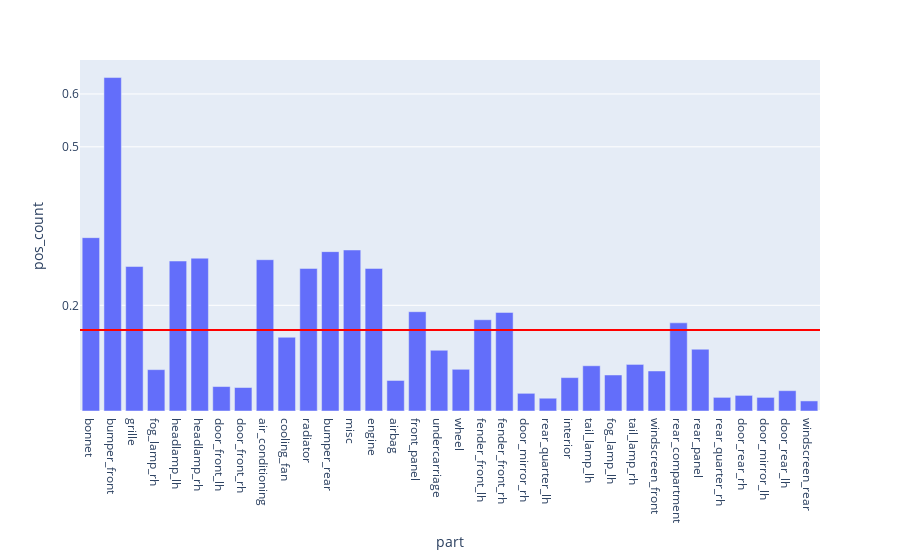

Here is the notebook cell this chart was saved with:
### Code cell
fig = px.bar(evalMetrics, x = 'part', y = 'pos_count')

fig.add_hline(y=avgPosCount, line_width=2, line_color="red")

fig.update_layout(
    yaxis = dict(
        tickmode = 'array',
        tickvals = [np.format_float_positional(avgTp, 2), 0.2, 0.5, 0.7],
    )
)

### Figure 1 — Plotly figure (JSON) as saved in the notebook; plotly's stock layout.template omitted (floating-point values rounded to 4 significant figures)
{"data": [{"alignmentgroup": "True", "hovertemplate": "part=%{x}<br>pos_count=%{y}<extra></extra>", "legendgroup": "", "marker": {"color": "#636efa", "pattern": {"shape": ""}}, "name": "", "offsetgroup": "", "orientation": "v", "showlegend": false, "textposition": "auto", "type": "bar", "x": ["bonnet", "bumper_front", "grille", "fog_lamp_rh", "headlamp_lh", "headlamp_rh", "door_front_lh", "door_front_rh", "air_conditioning", "cooling_fan", "radiator", "bumper_rear", "misc", "engine", "airbag", "front_panel", "undercarriage", "wheel", "fender_front_lh", "fender_front_rh", "door_mirror_rh", "rear_quarter_lh", "interior", "tail_lamp_lh", "fog_lamp_lh", "tail_lamp_rh", "windscreen_front", "rear_compartment", "rear_panel", "rear_quarter_rh", "door_rear_rh", "door_mirror_lh", "door_rear_lh", "windscreen_rear"], "xaxis": "x", "y": [0.3281, 0.631, 0.2734, 0.07826, 0.2838, 0.2892, 0.04625, 0.04447, 0.2863, 0.1395, 0.2698, 0.3016, 0.3047, 0.2698, 0.05775, 0.1879, 0.1149, 0.07893, 0.1727, 0.1865, 0.03346, 0.02418, 0.0632, 0.0856, 0.06815, 0.08816, 0.07576, 0.1669, 0.1169, 0.02579, 0.02951, 0.02574, 0.03846, 0.01907], "yaxis": "y"}], "layout": {"barmode": "relative", "legend": {"tracegroupgap": 0}, "margin": {"t": 60}, "shapes": [{"line": {"color": "red", "width": 2}, "type": "line", "x0": 0, "x1": 1, "xref": "x domain", "y0": 0.1531, "y1": 0.1531, "yref": "y"}], "xaxis": {"anchor": "y", "domain": [0, 1], "title": {"text": "part"}}, "yaxis": {"anchor": "x", "domain": [0, 1], "tickmode": "array", "tickvals": ["0.60", 0.2, 0.5, 0.7], "title": {"text": "pos_count"}}}}
